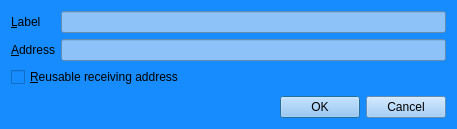
<?xml version="1.0" encoding="UTF-8"?>
<ui version="4.0">
 <class>EditAddressDialog</class>
 <widget class="QDialog" name="EditAddressDialog">
  <property name="geometry">
   <rect>
    <x>0</x>
    <y>0</y>
    <width>457</width>
    <height>129</height>
   </rect>
  </property>
  <property name="windowTitle">
   <string>Edit Address</string>
  </property>
  <property name="styleSheet">
   <string notr="true">background-color: rgb(22, 140, 255);</string>
  </property>
  <layout class="QVBoxLayout" name="verticalLayout">
   <item>
    <layout class="QFormLayout" name="formLayout">
     <property name="fieldGrowthPolicy">
      <enum>QFormLayout::AllNonFixedFieldsGrow</enum>
     </property>
     <item row="0" column="0">
      <widget class="QLabel" name="label">
       <property name="text">
        <string>&amp;Label</string>
       </property>
       <property name="buddy">
        <cstring>labelEdit</cstring>
       </property>
      </widget>
     </item>
     <item row="0" column="1">
      <widget class="QLineEdit" name="labelEdit">
       <property name="toolTip">
        <string>The label associated with this address book entry</string>
       </property>
       <property name="styleSheet">
        <string notr="true">background-color: rgb(140, 194, 247);</string>
       </property>
      </widget>
     </item>
     <item row="1" column="0">
      <widget class="QLabel" name="label_2">
       <property name="text">
        <string>&amp;Address</string>
       </property>
       <property name="buddy">
        <cstring>addressEdit</cstring>
       </property>
      </widget>
     </item>
     <item row="1" column="1">
      <widget class="QLineEdit" name="addressEdit">
       <property name="toolTip">
        <string>The address associated with this address book entry. This can only be modified for sending addresses.</string>
       </property>
       <property name="styleSheet">
        <string notr="true">background-color: rgb(140, 194, 247);</string>
       </property>
      </widget>
     </item>
     <item row="2" column="0" colspan="2">
      <widget class="QCheckBox" name="stealthCB">
       <property name="styleSheet">
        <string notr="true"/>
       </property>
       <property name="text">
        <string>&amp;Reusable receiving address</string>
       </property>
      </widget>
     </item>
    </layout>
   </item>
   <item>
    <widget class="QDialogButtonBox" name="buttonBox">
     <property name="styleSheet">
      <string notr="true">background-color: rgb(140, 194, 247);</string>
     </property>
     <property name="orientation">
      <enum>Qt::Horizontal</enum>
     </property>
     <property name="standardButtons">
      <set>QDialogButtonBox::Cancel|QDialogButtonBox::Ok</set>
     </property>
    </widget>
   </item>
  </layout>
 </widget>
 <resources/>
 <connections>
  <connection>
   <sender>buttonBox</sender>
   <signal>accepted()</signal>
   <receiver>EditAddressDialog</receiver>
   <slot>accept()</slot>
   <hints>
    <hint type="sourcelabel">
     <x>248</x>
     <y>254</y>
    </hint>
    <hint type="destinationlabel">
     <x>157</x>
     <y>274</y>
    </hint>
   </hints>
  </connection>
  <connection>
   <sender>buttonBox</sender>
   <signal>rejected()</signal>
   <receiver>EditAddressDialog</receiver>
   <slot>reject()</slot>
   <hints>
    <hint type="sourcelabel">
     <x>316</x>
     <y>260</y>
    </hint>
    <hint type="destinationlabel">
     <x>286</x>
     <y>274</y>
    </hint>
   </hints>
  </connection>
 </connections>
</ui>
